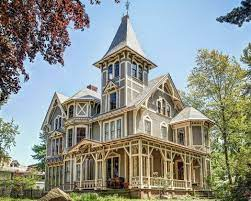
#> input picture homeImage.jpeg, 251 x 201 px
$ python image_flipping.py
#> lines starting #> are read from the running program, lines starting #| are printed output that depends on the picture
# Import Required Packages
import cv2
import numpy as np
import imutils

# Create a variable containing the path to the image
image_path = 'homeImage.jpeg'

# Read the image from the Disk
image = cv2.imread(image_path)
#> image is the input picture: shape (201, 251, 3); mean B, G, R 138.4, 145.7, 140.8
cv2.imshow('Image', image)
cv2.waitKey(0)

# Now Let's filp the image
# Flipping the Image Vertically
flipped = cv2.flip(image, 0)
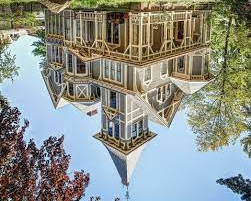
#> flipped: shape (201, 251, 3); mean B, G, R 138.4, 145.7, 140.8
cv2.imshow('Vertically Flipped Image', flipped)
cv2.waitKey(0)

# Flipping the Image Horizontally
flipped = cv2.flip(image, 1)
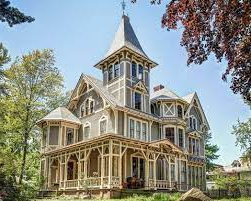
#> flipped: shape (201, 251, 3); mean B, G, R 138.4, 145.7, 140.8
cv2.imshow('Horizontally Flipped Image', flipped)
cv2.waitKey(0)

# Flipping the Image Horizontally and Vertically
flipped = cv2.flip(image, -1)
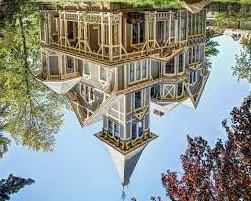
#> flipped: shape (201, 251, 3); mean B, G, R 138.4, 145.7, 140.8
cv2.imshow('Horizontally Vertically Flipped Image', flipped)
cv2.waitKey(0)

$ run again, with appels.jpeg copied over homeImage.jpeg
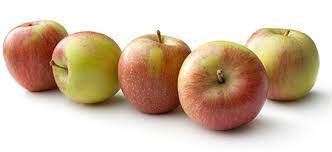
#> input picture appels.jpeg, 332 x 152 px
#> image is the input picture: shape (152, 332, 3); mean B, G, R 167.7, 188.9, 209.8
#> `flipped = cv2.flip(image, 1)`:
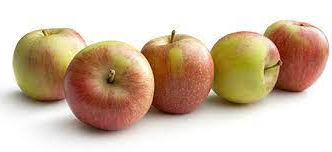
#> flipped: shape (152, 332, 3); mean B, G, R 167.7, 188.9, 209.8
#> `flipped = cv2.flip(image, -1)`:
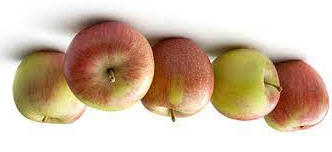
#> flipped: shape (152, 332, 3); mean B, G, R 167.7, 188.9, 209.8
